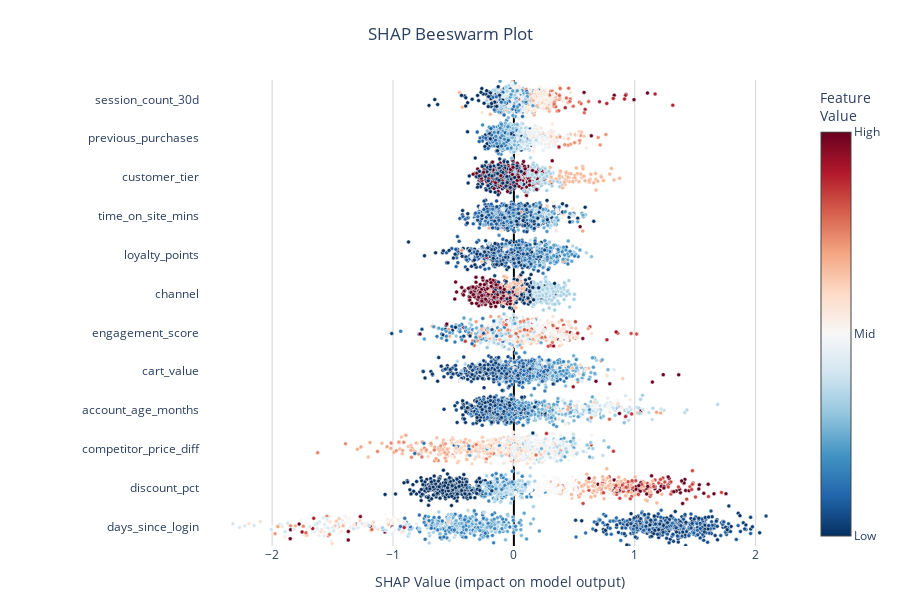

Notebook source saved alongside this figure:
### Markdown cell above
---
## 2. Beeswarm Plot

**What it shows:** Distribution of SHAP values for each feature

### Code cell
fig = interp.plot_beeswarm(top_n=12)
fig.show()

### Figure 1 — Plotly figure (JSON) as saved in the notebook; plotly's stock layout.template omitted (floating-point values rounded to 4 significant figures; data arrays with more than 128 entries replaced by an {"elided": "..."} marker saying what was removed)
{"data": [{"customdata": {"elided": "1000 int values"}, "hovertemplate": "<b>days_since_login</b><br>SHAP: %{x:.4f}<br>Value: %{customdata:.2f}<extra></extra>", "marker": {"color": {"elided": "1000 float values"}, "colorbar": {"ticktext": ["Low", "Mid", "High"], "tickvals": [0, 0.5, 1], "title": {"text": "Feature<br>Value"}}, "colorscale": [[0.0, "rgb(5,48,97)"], [0.1, "rgb(33,102,172)"], [0.2, "rgb(67,147,195)"], [0.3, "rgb(146,197,222)"], [0.4, "rgb(209,229,240)"], [0.5, "rgb(247,247,247)"], [0.6, "rgb(253,219,199)"], [0.7, "rgb(244,165,130)"], [0.8, "rgb(214,96,77)"], [0.9, "rgb(178,24,43)"], [1.0, "rgb(103,0,31)"]], "line": {"color": "white", "width": 0.5}, "showscale": true, "size": 4}, "mode": "markers", "name": "days_since_login", "showlegend": false, "type": "scatter", "x": {"elided": "1000 float values"}, "y": {"elided": "1000 float values"}}, {"customdata": {"elided": "1000 int values"}, "hovertemplate": "<b>discount_pct</b><br>SHAP: %{x:.4f}<br>Value: %{customdata:.2f}<extra></extra>", "marker": {"color": {"elided": "1000 float values"}, "colorbar": {"ticktext": ["Low", "Mid", "High"], "tickvals": [0, 0.5, 1], "title": {"text": "Feature<br>Value"}}, "colorscale": [[0.0, "rgb(5,48,97)"], [0.1, "rgb(33,102,172)"], [0.2, "rgb(67,147,195)"], [0.3, "rgb(146,197,222)"], [0.4, "rgb(209,229,240)"], [0.5, "rgb(247,247,247)"], [0.6, "rgb(253,219,199)"], [0.7, "rgb(244,165,130)"], [0.8, "rgb(214,96,77)"], [0.9, "rgb(178,24,43)"], [1.0, "rgb(103,0,31)"]], "line": {"color": "white", "width": 0.5}, "showscale": false, "size": 4}, "mode": "markers", "name": "discount_pct", "showlegend": false, "type": "scatter", "x": {"elided": "1000 float values"}, "y": {"elided": "1000 float values"}}, {"customdata": {"elided": "1000 float values"}, "hovertemplate": "<b>competitor_price_diff</b><br>SHAP: %{x:.4f}<br>Value: %{customdata:.2f}<extra></extra>", "marker": {"color": {"elided": "1000 float values"}, "colorbar": {"ticktext": ["Low", "Mid", "High"], "tickvals": [0, 0.5, 1], "title": {"text": "Feature<br>Value"}}, "colorscale": [[0.0, "rgb(5,48,97)"], [0.1, "rgb(33,102,172)"], [0.2, "rgb(67,147,195)"], [0.3, "rgb(146,197,222)"], [0.4, "rgb(209,229,240)"], [0.5, "rgb(247,247,247)"], [0.6, "rgb(253,219,199)"], [0.7, "rgb(244,165,130)"], [0.8, "rgb(214,96,77)"], [0.9, "rgb(178,24,43)"], [1.0, "rgb(103,0,31)"]], "line": {"color": "white", "width": 0.5}, "showscale": false, "size": 4}, "mode": "markers", "name": "competitor_price_diff", "showlegend": false, "type": "scatter", "x": {"elided": "1000 float values"}, "y": {"elided": "1000 float values"}}, {"customdata": {"elided": "1000 int values"}, "hovertemplate": "<b>account_age_months</b><br>SHAP: %{x:.4f}<br>Value: %{customdata:.2f}<extra></extra>", "marker": {"color": {"elided": "1000 float values"}, "colorbar": {"ticktext": ["Low", "Mid", "High"], "tickvals": [0, 0.5, 1], "title": {"text": "Feature<br>Value"}}, "colorscale": [[0.0, "rgb(5,48,97)"], [0.1, "rgb(33,102,172)"], [0.2, "rgb(67,147,195)"], [0.3, "rgb(146,197,222)"], [0.4, "rgb(209,229,240)"], [0.5, "rgb(247,247,247)"], [0.6, "rgb(253,219,199)"], [0.7, "rgb(244,165,130)"], [0.8, "rgb(214,96,77)"], [0.9, "rgb(178,24,43)"], [1.0, "rgb(103,0,31)"]], "line": {"color": "white", "width": 0.5}, "showscale": false, "size": 4}, "mode": "markers", "name": "account_age_months", "showlegend": false, "type": "scatter", "x": {"elided": "1000 float values"}, "y": {"elided": "1000 float values"}}, {"customdata": {"elided": "1000 float values"}, "hovertemplate": "<b>cart_value</b><br>SHAP: %{x:.4f}<br>Value: %{customdata:.2f}<extra></extra>", "marker": {"color": {"elided": "1000 float values"}, "colorbar": {"ticktext": ["Low", "Mid", "High"], "tickvals": [0, 0.5, 1], "title": {"text": "Feature<br>Value"}}, "colorscale": [[0.0, "rgb(5,48,97)"], [0.1, "rgb(33,102,172)"], [0.2, "rgb(67,147,195)"], [0.3, "rgb(146,197,222)"], [0.4, "rgb(209,229,240)"], [0.5, "rgb(247,247,247)"], [0.6, "rgb(253,219,199)"], [0.7, "rgb(244,165,130)"], [0.8, "rgb(214,96,77)"], [0.9, "rgb(178,24,43)"], [1.0, "rgb(103,0,31)"]], "line": {"color": "white", "width": 0.5}, "showscale": false, "size": 4}, "mode": "markers", "name": "cart_value", "showlegend": false, "type": "scatter", "x": {"elided": "1000 float values"}, "y": {"elided": "1000 float values"}}, {"customdata": {"elided": "1000 float values"}, "hovertemplate": "<b>engagement_score</b><br>SHAP: %{x:.4f}<br>Value: %{customdata:.2f}<extra></extra>", "marker": {"color": {"elided": "1000 float values"}, "colorbar": {"ticktext": ["Low", "Mid", "High"], "tickvals": [0, 0.5, 1], "title": {"text": "Feature<br>Value"}}, "colorscale": [[0.0, "rgb(5,48,97)"], [0.1, "rgb(33,102,172)"], [0.2, "rgb(67,147,195)"], [0.3, "rgb(146,197,222)"], [0.4, "rgb(209,229,240)"], [0.5, "rgb(247,247,247)"], [0.6, "rgb(253,219,199)"], [0.7, "rgb(244,165,130)"], [0.8, "rgb(214,96,77)"], [0.9, "rgb(178,24,43)"], [1.0, "rgb(103,0,31)"]], "line": {"color": "white", "width": 0.5}, "showscale": false, "size": 4}, "mode": "markers", "name": "engagement_score", "showlegend": false, "type": "scatter", "x": {"elided": "1000 float values"}, "y": {"elided": "1000 float values"}}, {"customdata": {"elided": "1000 int values"}, "hovertemplate": "<b>channel</b><br>SHAP: %{x:.4f}<br>Value: %{customdata:.2f}<extra></extra>", "marker": {"color": {"elided": "1000 float values"}, "colorbar": {"ticktext": ["Low", "Mid", "High"], "tickvals": [0, 0.5, 1], "title": {"text": "Feature<br>Value"}}, "colorscale": [[0.0, "rgb(5,48,97)"], [0.1, "rgb(33,102,172)"], [0.2, "rgb(67,147,195)"], [0.3, "rgb(146,197,222)"], [0.4, "rgb(209,229,240)"], [0.5, "rgb(247,247,247)"], [0.6, "rgb(253,219,199)"], [0.7, "rgb(244,165,130)"], [0.8, "rgb(214,96,77)"], [0.9, "rgb(178,24,43)"], [1.0, "rgb(103,0,31)"]], "line": {"color": "white", "width": 0.5}, "showscale": false, "size": 4}, "mode": "markers", "name": "channel", "showlegend": false, "type": "scatter", "x": {"elided": "1000 float values"}, "y": {"elided": "1000 float values"}}, {"customdata": {"elided": "1000 int values"}, "hovertemplate": "<b>loyalty_points</b><br>SHAP: %{x:.4f}<br>Value: %{customdata:.2f}<extra></extra>", "marker": {"color": {"elided": "1000 float values"}, "colorbar": {"ticktext": ["Low", "Mid", "High"], "tickvals": [0, 0.5, 1], "title": {"text": "Feature<br>Value"}}, "colorscale": [[0.0, "rgb(5,48,97)"], [0.1, "rgb(33,102,172)"], [0.2, "rgb(67,147,195)"], [0.3, "rgb(146,197,222)"], [0.4, "rgb(209,229,240)"], [0.5, "rgb(247,247,247)"], [0.6, "rgb(253,219,199)"], [0.7, "rgb(244,165,130)"], [0.8, "rgb(214,96,77)"], [0.9, "rgb(178,24,43)"], [1.0, "rgb(103,0,31)"]], "line": {"color": "white", "width": 0.5}, "showscale": false, "size": 4}, "mode": "markers", "name": "loyalty_points", "showlegend": false, "type": "scatter", "x": {"elided": "1000 float values"}, "y": {"elided": "1000 float values"}}, {"customdata": {"elided": "1000 float values"}, "hovertemplate": "<b>time_on_site_mins</b><br>SHAP: %{x:.4f}<br>Value: %{customdata:.2f}<extra></extra>", "marker": {"color": {"elided": "1000 float values"}, "colorbar": {"ticktext": ["Low", "Mid", "High"], "tickvals": [0, 0.5, 1], "title": {"text": "Feature<br>Value"}}, "colorscale": [[0.0, "rgb(5,48,97)"], [0.1, "rgb(33,102,172)"], [0.2, "rgb(67,147,195)"], [0.3, "rgb(146,197,222)"], [0.4, "rgb(209,229,240)"], [0.5, "rgb(247,247,247)"], [0.6, "rgb(253,219,199)"], [0.7, "rgb(244,165,130)"], [0.8, "rgb(214,96,77)"], [0.9, "rgb(178,24,43)"], [1.0, "rgb(103,0,31)"]], "line": {"color": "white", "width": 0.5}, "showscale": false, "size": 4}, "mode": "markers", "name": "time_on_site_mins", "showlegend": false, "type": "scatter", "x": {"elided": "1000 float values"}, "y": {"elided": "1000 float values"}}, {"customdata": {"elided": "1000 int values"}, "hovertemplate": "<b>customer_tier</b><br>SHAP: %{x:.4f}<br>Value: %{customdata:.2f}<extra></extra>", "marker": {"color": {"elided": "1000 float values"}, "colorbar": {"ticktext": ["Low", "Mid", "High"], "tickvals": [0, 0.5, 1], "title": {"text": "Feature<br>Value"}}, "colorscale": [[0.0, "rgb(5,48,97)"], [0.1, "rgb(33,102,172)"], [0.2, "rgb(67,147,195)"], [0.3, "rgb(146,197,222)"], [0.4, "rgb(209,229,240)"], [0.5, "rgb(247,247,247)"], [0.6, "rgb(253,219,199)"], [0.7, "rgb(244,165,130)"], [0.8, "rgb(214,96,77)"], [0.9, "rgb(178,24,43)"], [1.0, "rgb(103,0,31)"]], "line": {"color": "white", "width": 0.5}, "showscale": false, "size": 4}, "mode": "markers", "name": "customer_tier", "showlegend": false, "type": "scatter", "x": {"elided": "1000 float values"}, "y": {"elided": "1000 float values"}}, {"customdata": {"elided": "1000 int values"}, "hovertemplate": "<b>previous_purchases</b><br>SHAP: %{x:.4f}<br>Value: %{customdata:.2f}<extra></extra>", "marker": {"color": {"elided": "1000 float values"}, "colorbar": {"ticktext": ["Low", "Mid", "High"], "tickvals": [0, 0.5, 1], "title": {"text": "Feature<br>Value"}}, "colorscale": [[0.0, "rgb(5,48,97)"], [0.1, "rgb(33,102,172)"], [0.2, "rgb(67,147,195)"], [0.3, "rgb(146,197,222)"], [0.4, "rgb(209,229,240)"], [0.5, "rgb(247,247,247)"], [0.6, "rgb(253,219,199)"], [0.7, "rgb(244,165,130)"], [0.8, "rgb(214,96,77)"], [0.9, "rgb(178,24,43)"], [1.0, "rgb(103,0,31)"]], "line": {"color": "white", "width": 0.5}, "showscale": false, "size": 4}, "mode": "markers", "name": "previous_purchases", "showlegend": false, "type": "scatter", "x": {"elided": "1000 float values"}, "y": {"elided": "1000 float values"}}, {"customdata": {"elided": "1000 int values"}, "hovertemplate": "<b>session_count_30d</b><br>SHAP: %{x:.4f}<br>Value: %{customdata:.2f}<extra></extra>", "marker": {"color": {"elided": "1000 float values"}, "colorbar": {"ticktext": ["Low", "Mid", "High"], "tickvals": [0, 0.5, 1], "title": {"text": "Feature<br>Value"}}, "colorscale": [[0.0, "rgb(5,48,97)"], [0.1, "rgb(33,102,172)"], [0.2, "rgb(67,147,195)"], [0.3, "rgb(146,197,222)"], [0.4, "rgb(209,229,240)"], [0.5, "rgb(247,247,247)"], [0.6, "rgb(253,219,199)"], [0.7, "rgb(244,165,130)"], [0.8, "rgb(214,96,77)"], [0.9, "rgb(178,24,43)"], [1.0, "rgb(103,0,31)"]], "line": {"color": "white", "width": 0.5}, "showscale": false, "size": 4}, "mode": "markers", "name": "session_count_30d", "showlegend": false, "type": "scatter", "x": {"elided": "1000 float values"}, "y": {"elided": "1000 float values"}}], "layout": {"height": 600, "hovermode": "closest", "margin": {"b": 50, "l": 200, "r": 50, "t": 80}, "plot_bgcolor": "white", "title": {"text": "SHAP Beeswarm Plot", "x": 0.5, "xanchor": "center"}, "xaxis": {"gridcolor": "lightgray", "gridwidth": 1, "showgrid": true, "title": {"text": "SHAP Value (impact on model output)"}, "zeroline": true, "zerolinecolor": "black", "zerolinewidth": 2}, "yaxis": {"range": [-0.5, 11.5], "showgrid": false, "tickmode": "array", "ticktext": ["days_since_login", "discount_pct", "competitor_price_diff", "account_age_months", "cart_value", "engagement_score", "channel", "loyalty_points", "time_on_site_mins", "customer_tier", "previous_purchases", "session_count_30d"], "tickvals": [0, 1, 2, 3, 4, 5, 6, 7, 8, 9, 10, 11]}}}
